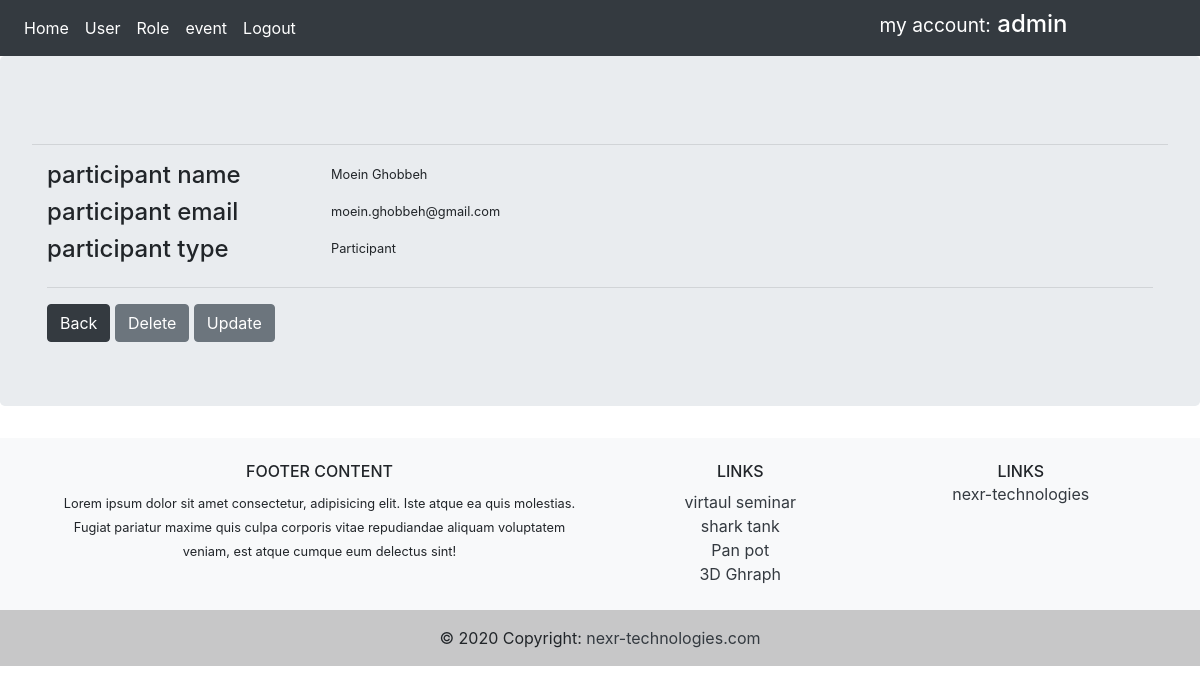
Screenshot of /participantDetail/1/1 (signed in) with the database file from the repository.
### app/models.py (models this page shows, shortened)
class User(db.Model, UserMixin):
    id = db.Column(db.Integer, primary_key=True)
    username = db.Column(db.String(30), unique=True, nullable=False)
    email = db.Column(db.String(60), unique=True, nullable=False)
    password = db.Column(db.String(60), nullable=False)
    events = db.relationship('Event', backref='eventowner', lazy=True)
    roles = db.relationship('Role', backref='roleuser', lazy=True)

class Participant(db.Model):
    id = db.Column(db.Integer, primary_key=True)
    name = db.Column(db.String(25), nullable=True)
    email = db.Column(db.String(50), nullable=False)
    event_id = db.Column(db.Integer, db.ForeignKey('event.id'), nullable=False)
    Participanttypes_id = db.Column(db.Integer, db.ForeignKey(
        'participanttypes.id'), nullable=False)

class Participanttypes(db.Model):
    id = db.Column(db.Integer, primary_key=True)
    type = db.Column(db.String, nullable=False)
    parti = db.relationship(
        'Participant', backref='ParticipantTypes_id', lazy=True)

### app/routes.py (the view)
@app.route('/participantDetail/<int:participant_id>/<int:event_id>', methods=['GET', 'POST'])
@login_required
def participantDetail(participant_id, event_id):
    participant = Participant.query.filter_by(
        id=participant_id, event_id=event_id).first()
    return render_template('participantdetail.html', form=participant, participant_id=participant_id, event_id=event_id)

### app/models.py (called while the page is built)
@login_manager.user_loader
def load_user(user_id):
    return User.query.get(int(user_id))

### app/templates/participantdetail.html (shortened to what this page needs)
{% extends 'base.html' %}
{% block content %}
<div class="container">
    <div class="row">
        <div class="col-12">
        </div>
    </div>
</div>
<hr />
<form action="" method="POST">
    <div class="container">
        <div class="row">
            <div class="col-3">
                <h4> participant name </h4>
            </div>
            <div class="col-3">
                <small>{{ form.name }} </small>
            </div>
        </div>
        <div class="row">
            <div class="col-3">
                <h4> participant email </h4>
            </div>
            <div class="col-3">
                <small>{{ form.email }} </small>
            </div>
        </div>
        <div class="row">
            <div class="col-3">
                <h4> participant type </h4>
            </div>
            <div class="col-3">
                <small>{{ form.ParticipantTypes_id.type }} </small>
            </div>
        </div>
        <hr />
        {% if current_user.username == 'admin' %}
            <a href="{{ url_for('participant', event_id=event_id) }}" class="btn btn-dark">Back</a>
            <a href="{{ url_for('participant_delete', participant_id=form.id) }}" class="btn btn-secondary">Delete</a>
            <a href="{{ url_for('participant_update', participant_id=form.id, event_id=event_id) }}" class="btn btn-secondary">Update</a>
        {% endif %}
    </div>
</form>
{% endblock %}

### app/templates/include/navbar.html
<nav class="navbar navbar-expand-lg navbar-dark bg-dark">
    <div class="navbar-nav">
        <a class="nav-item nav-link active" href="{{ url_for('home') }}">Home</a>
        {% if current_user.is_authenticated %}
        <a class="nav-item nav-link active" href="{{ url_for('users') }}">User</a>
        <a class="nav-item nav-link active" href="{{ url_for('rolename') }}">Role</a>
        <a class="nav-item nav-link active" href="{{ url_for('event') }}">event</a>
        <a class="nav-item nav-link active" href="{{ url_for('logout') }}">Logout</a>
        {% else %}
        <a class="nav-item nav-link active" href="{{ url_for('login') }}">Login</a>
        {% endif %}
    </div>
    <div class="col-md-8 text-right">
        <h4 class="text-white bg-dark">  <small class="text-white bg-dark"> my account:</small> {{ current_user.username }}</h4>
    </div>
</nav>

### rows the page displays
User: username "admin"
Participant: name "Moein Ghobbeh", email "moein.ghobbeh@gmail.com"
Participanttypes: ParticipantTypes_id.type "Participant"
